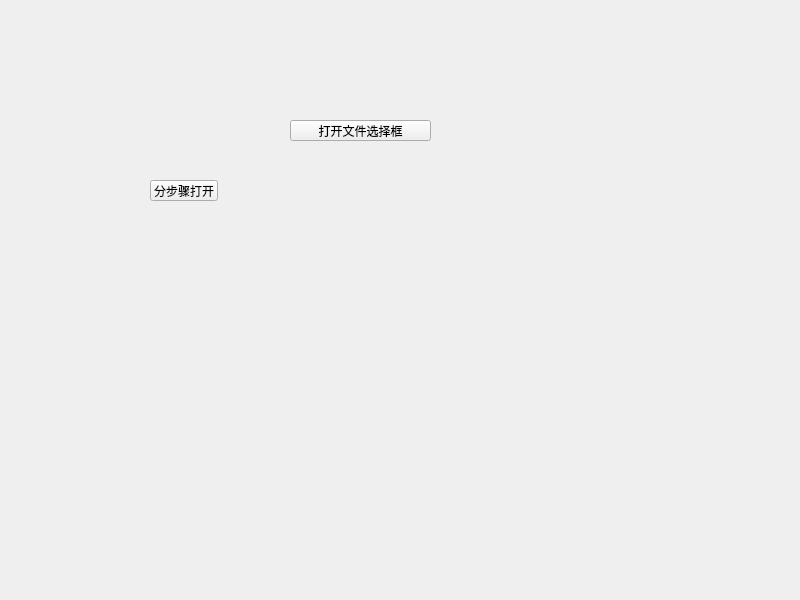
<?xml version="1.0" encoding="UTF-8"?>
<ui version="4.0">
 <class>Widget</class>
 <widget class="QWidget" name="Widget">
  <property name="geometry">
   <rect>
    <x>0</x>
    <y>0</y>
    <width>800</width>
    <height>600</height>
   </rect>
  </property>
  <property name="windowTitle">
   <string>Widget</string>
  </property>
  <widget class="QPushButton" name="btnQFileDialog">
   <property name="geometry">
    <rect>
     <x>290</x>
     <y>120</y>
     <width>141</width>
     <height>21</height>
    </rect>
   </property>
   <property name="text">
    <string>打开文件选择框</string>
   </property>
  </widget>
  <widget class="QPushButton" name="btnSe">
   <property name="geometry">
    <rect>
     <x>150</x>
     <y>180</y>
     <width>68</width>
     <height>21</height>
    </rect>
   </property>
   <property name="text">
    <string>分步骤打开</string>
   </property>
  </widget>
 </widget>
 <resources/>
 <connections/>
</ui>
